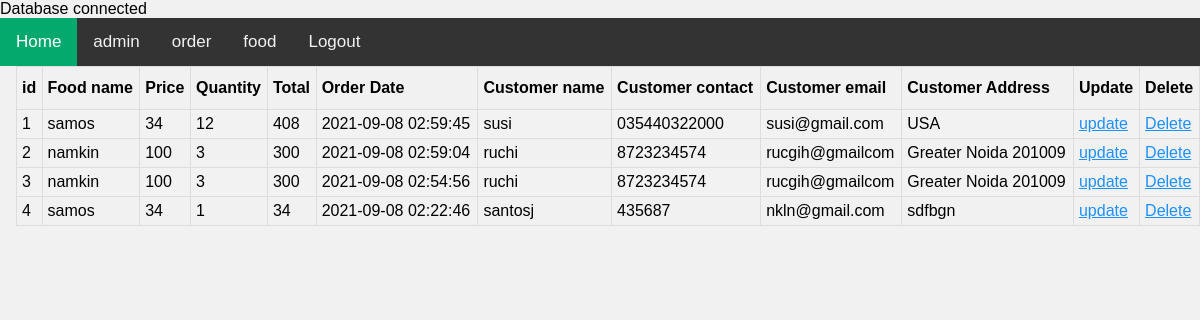
The app's page /admin/order.php with its own data.
### tables this page shows
CREATE TABLE `tbl_order` (
  `id` int(255) UNSIGNED NOT NULL,
  `food` varchar(255) NOT NULL,
  `price` decimal(10,0) NOT NULL,
  `qty` varchar(255) NOT NULL,
  `total` decimal(10,0) NOT NULL,
  `order_date` datetime NOT NULL,
  `status` varchar(255) NOT NULL,
  `customer_name` varchar(255) NOT NULL,
  `customer_contact` varchar(255) NOT NULL,
  `customer_email` varchar(255) NOT NULL,
  `customer_address` varchar(255) NOT NULL
);

### admin/order.php (the view, shortened to what this page needs)
<!DOCTYPE html>
<html>
<head>
    <link rel="stylesheet" href="style.css">
</head>
<body>
<?php
   $conn = mysqli_connect('localhost','root','','food');
   if($conn){
       echo "Database connected";
   }
   else{
       echo "Failed to connet ";
   }
?>
<div class="topnav">
  <a class="active" href="../index.php">Home</a>
  <a href="admin.php">admin</a>
  <a href="order.php">order</a>
  <a href="food.php">food</a>
  <a href="logout.php">Logout</a>
</div>
<div style="padding-left:16px">
<table id="customers">
  <tr>
    <th>id</th>
    <th> Food name</th>
    <th>Price</th>
    <th>Quantity</th>
    <th>Total</th>
    <th>Order Date</th>
    <th>Customer name</th>
    <th>Customer contact</th>
    <th>Customer email</th>
    <th>Customer Address</th>
    <th>Update</th>
    <th>Delete</th>
  </tr>
  <?php
     $sql = "SELECT * From tbl_order ORDER BY id DESC";
     $res = mysqli_query($conn,$sql);
     if($res== true){
         $count = mysqli_num_rows($res);
         $sn =1;
         if($count>0){
             while($rows= mysqli_fetch_assoc($res)){
                 $id =$rows['id'];
                 $food= $rows['food'];
                 $price = $rows['price'];
                 $qty = $rows['qty'];
                 $total = $rows['total'];
                 $order_date = $rows['order_date'];
                 $customer_name = $rows['customer_name'];
                 $customer_contact = $rows['customer_contact'];
                 $customer_email = $rows['customer_email'];
                 $customer_address = $rows['customer_address'];
                 ?>
<tr>
    <td><?php echo $sn++; ?></td>
    <td><?php echo $food; ?></td>
    <td><?php echo $price; ?></td>
    <td><?php echo $qty; ?></td>
    <td><?php echo $total; ?></td>
    <td><?php echo $order_date; ?></td>
    <td><?php echo $customer_name; ?></td>
    <td><?php echo $customer_contact; ?></td>
    <td><?php echo $customer_email; ?></td>
    <td><?php echo $customer_address; ?></td>
    <td><a href="update_food.php?id=<?php echo $id; ?>">update </a></td>
    <td><a href="delete_food.php?id=<?php echo $id; ?>">Delete</a></td>
  </tr>
                 <?php
             }
         }
     }
  ?>
</table>
</div>
</body>
</html>

### admin/style.css (style rules this page uses)
body { font-family: Arial, Helvetica, sans-serif; background-color: #f1f1f1; }
* { box-sizing: border-box; }
a { color: dodgerblue; }
#customers { font-family: Arial, Helvetica, sans-serif; border-collapse: collapse; width: 100%; }
#customers td, #customers th { border: 1px solid #ddd; padding: 5px; }
#customers tr:nth-child(even) { background-color: #f2f2f2; }
#customers th { padding-top: 12px; padding-bottom: 12px; text-align: left; color: black; }

### admin/order.php (style rules this page uses)
body { margin: 0; font-family: Arial, Helvetica, sans-serif; }
.topnav { overflow: hidden; background-color: #333; }
.topnav a { float: left; color: #f2f2f2; text-align: center; padding: 14px 16px; text-decoration: none; font-size: 17px; }
.topnav a.active { background-color: #04AA6D; color: white; }

### records on screen
tbl_order: food "samos", price "34", qty "12", total "408", order_date "2021-09-08 02:59:45", customer_name "susi", customer_contact "035440322000", customer_email "susi@gmail.com", customer_address "USA"
tbl_order: food "namkin", price "100", qty "3", total "300", order_date "2021-09-08 02:59:04", customer_name "ruchi", customer_contact "8723234574", customer_email "rucgih@gmailcom", customer_address "Greater Noida 201009"
tbl_order: food "namkin", price "100", qty "3", total "300", order_date "2021-09-08 02:54:56", customer_name "ruchi", customer_contact "8723234574", customer_email "rucgih@gmailcom", customer_address "Greater Noida 201009"
tbl_order: food "samos", price "34", qty "1", total "34", order_date "2021-09-08 02:22:46", customer_name "santosj", customer_contact "435687", customer_email "nkln@gmail.com", customer_address "sdfbgn"
